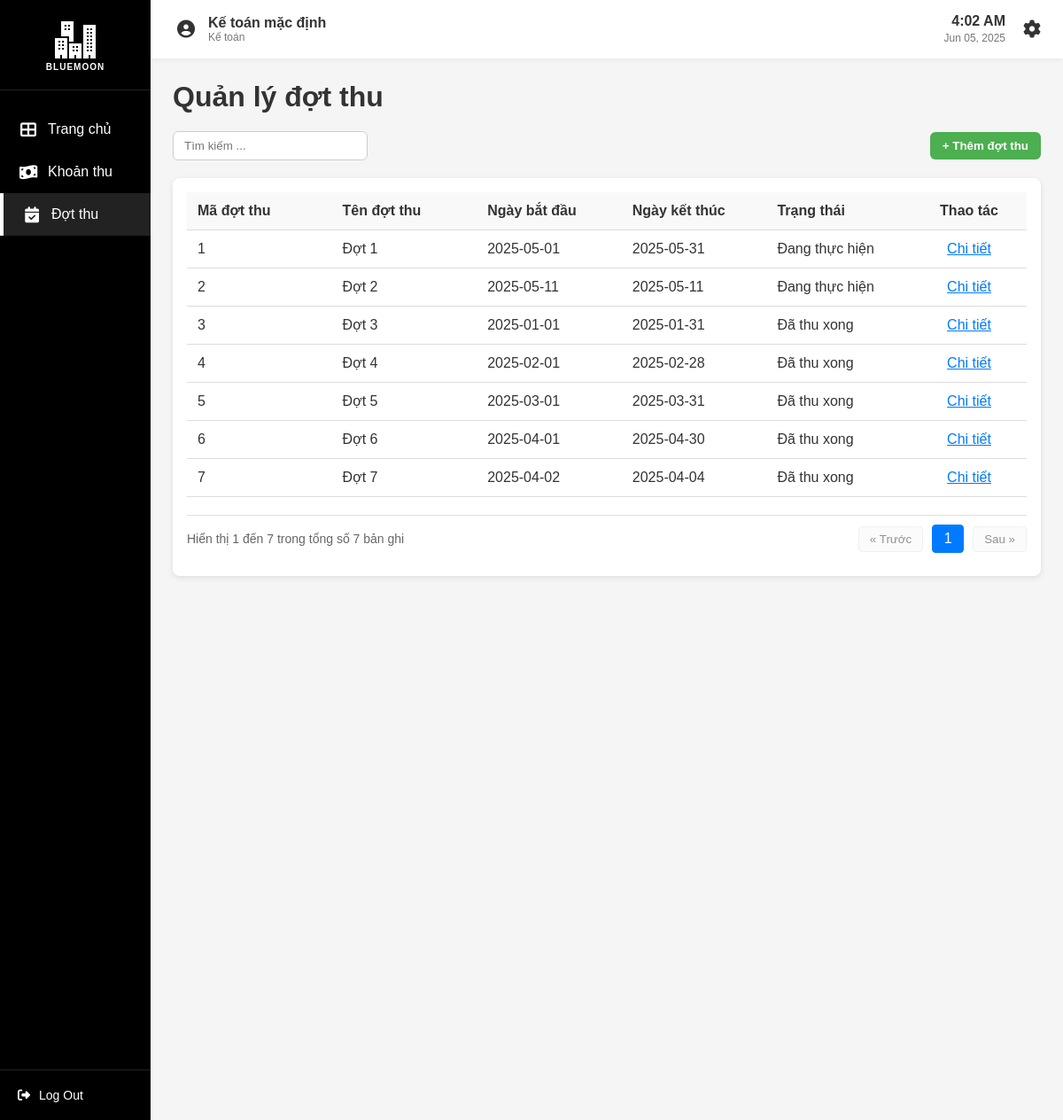
/dotthu (signed in), run on the app's committed database.
### app/model.py (models this page shows, shortened)
class TaiKhoan(db.Model, UserMixin):
    __tablename__ = 'taikhoan'
    id = db.Column(db.Integer, primary_key=True)
    username = db.Column(db.String(50), unique=True, nullable=False)
    password = db.Column(db.String(100), nullable=False)
    vaiTro = db.Column(db.String(50))
    hoTen = db.Column(db.String(100))
    nopphis = db.relationship('NopPhi', backref='taikhoan', lazy=True)

class DotThu(db.Model):
    __tablename__ = 'dotthu'
    maDotThu = db.Column(db.Integer, primary_key=True)
    tenDotThu = db.Column(db.String(100), nullable=False)
    ngayBatDau = db.Column(db.Date)
    ngayKetThuc = db.Column(db.Date)
    trangThai = db.Column(db.String(50))
    khoanthu_has_dotthus = db.relationship('KhoanThu_Has_DotThu', backref='dotthu', lazy=True)

### app/routes/thuphi_routes.py (the view)
@tp.route('/dotthu', methods=['GET'])
@login_required
def dotthu():
    dotthus = DotThuService.get_all_dotthus()
    return render_template('dotthu.html', dotthus=dotthus)

### app/services/thuphi_service.py (called while the page is built)
    @staticmethod
    def get_all_dotthus():
        return DotThu.query.all()

### app/templates/dotthu.html (shortened to what this page needs)
{% extends "base.html" %}
{% block extra_css %}
<link rel="stylesheet" href="/static/css/dotthu.css">
{% endblock %}
{% block content %}
<div class="container">
    <h1>Quản lý đợt thu</h1>
    <div class="search-container">
        <input type="text" id="searchInput" class="search-box" placeholder="Tìm kiếm ...">
        <button class="add-button" onclick="openAddModal()">+ Thêm đợt thu</button>
    </div>
    <div class="card">
        <table class="account-table">
            <thead>
                <tr>
                    <th>Mã đợt thu</th>
                    <th>Tên đợt thu</th>
                    <th>Ngày bắt đầu</th>
                    <th>Ngày kết thúc</th>
                    <th>Trạng thái</th>
                    <th class="action-column">Thao tác</th>
                </tr>
            </thead>
            <tbody id="dotthu-table-body">
                {% for dotthu in dotthus %}
                <tr class="dotthu-row" data-index="{{ loop.index0 }}">
                    <td>{{ dotthu.maDotThu }}</td>
                    <td>{{ dotthu.tenDotThu }}</td>
                    <td>{{ dotthu.ngayBatDau }}</td>
                    <td>{{ dotthu.ngayKetThuc }}</td>
                    <td>{{ dotthu.trangThai }}</td>
                    <td class="action-column">
                        <a href="{{ url_for('tp.dotthu_chitiet', maDotThu=dotthu.maDotThu) }}" class="action-button">
                            Chi tiết
                        </a>
                    </td>
                </tr>
                {% endfor %}
            </tbody>
        </table>
        <div class="pagination-container">
            <div class="pagination-info">
                Hiển thị <span id="start-record">1</span> đến <span id="end-record">10</span> trong tổng số <span id="total-records">{{ dotthus|length }}</span> bản ghi
            </div>
            <div class="pagination-controls">
                <button id="prev-page" class="pagination-button" disabled>&laquo; Trước</button>
                <div id="page-numbers" class="page-numbers">
                </div>
                <button id="next-page" class="pagination-button">Sau &raquo;</button>
            </div>
        </div>
    </div>
</div>
{% endblock %}

### app/templates/base.html (shortened to what this page needs)
<!DOCTYPE html>
<html lang="en">
<head>
    <link rel="stylesheet" href="/static/css/base.css">
    <link rel="stylesheet" href="https://cdnjs.cloudflare.com/ajax/libs/font-awesome/6.4.0/css/all.min.css">
    {% block extra_css %}{% endblock %}
</head>
<body>
    <div class="container">
        <div class="sidebar">
            <div class="logo">
                <img src="/static/images/apartment_white.png" alt="BlueMoon">
                <div class="logo-text"><span class="library-text">BLUEMOON</span></div>
            </div>
            <nav class="sidebar-menu">
                <ul>
                    <li>
                        <a href="{{ url_for('auth.home') }}" class="menu-item {% if request.endpoint == 'auth.home' %}active{% endif %}">
                            <i class="fas fa-th-large"></i>
                            <span>Trang chủ</span>
                        </a>
                    </li>
                    {% if current_user.vaiTro == 'admin' %}
                        <li>
                            <a href="{{ url_for('user.taikhoan') }}" class="menu-item {% if request.endpoint == 'user.taikhoan' %}active{% endif %}">
                                <i class="fas fa-user"></i>
                                <span>Tài khoản</span>
                            </a>
                        </li>
                        <li>
                            <a href="{{ url_for('hk.hokhau') }}" class="menu-item {% if request.endpoint == 'hk.hokhau' %}active{% endif %}">
                                <i class="fas fa-house"></i>
                                <span>Hộ khẩu</span>
                            </a>
                        </li>
                        <li>
                            <a href="{{ url_for('hk.tamtrutamvang') }}" class="menu-item {% if request.endpoint == 'hk.tamtrutamvang' %}active{% endif %}">
                                <i class="fas fa-user-clock"></i>
                                <span>Tạm trú/vắng</span>
                            </a>
                        </li>
                        <li>
                            <a href="{{ url_for('hk.lichsuhokhau') }}" class="menu-item {% if request.endpoint == 'hk.lichsuhokhau' %}active{% endif %}">
                                <i class="fas fa-history"></i>
                                <span>Lịch sử</span>
                            </a>
                        </li>
                    {% elif current_user.vaiTro == 'Kế toán' %}
                        <li>
                            <a href="{{ url_for('tp.khoanthu') }}" class="menu-item {% if request.endpoint == 'tp.khoanthu' %}active{% endif %}">
                                <i class="fas fa-money-bill-wave"></i>
                                <span>Khoản thu</span>
                            </a>
                        </li>
                        <li>
                            <a href="{{ url_for('tp.dotthu') }}" class="menu-item {% if request.endpoint == 'tp.khoanthu' %}active{% endif %}">
                                <i class="fas fa-calendar-check"></i>
                                <span>Đợt thu</span>
                            </a>
                        </li>
                    {% endif %}
                </ul>
            </nav>
            <div class="sidebar-footer">
                <a href="{{ url_for('auth.logout') }}" class="logout-btn">
                    <i class="fas fa-sign-out-alt"></i>
                    <span>Log Out</span>
                </a>
            </div>
        </div>
        <div class="main-content">
            <header class="top-header">
                <div class="user-info">
                    <div class="user-avatar">
                        <i class="fas fa-user-circle"></i>
                    </div>
                    <div class="user-details">
                        <div class="user-name">{{ current_user.hoTen if current_user else 'KháchKhách' }}</div>
                        <div class="user-role">{{ current_user.vaiTro if current_user else '' }}</div>
                    </div>
                </div>
                <div class="header-right">
                    <div class="datetime">
                        <span class="time">{{ current_time }}</span>
                        <span class="date">{{ current_date }}</span>
                    </div>
                    <div class="settings">
                        <a href="#">
                            <i class="fas fa-cog"></i>
                        </a>
                    </div>
                </div>
            </header>
            <div class="content">
                {% block content %}{% endblock %}
            </div>
        </div>
    </div>
</body>
</html>

### app/static/css/base.css (style rules this page uses)
* { margin: 0; padding: 0; box-sizing: border-box; font-family: 'Arial', sans-serif; }
body { background-color: #f5f5f5; color: #333; }
.container { display: flex; height: 100vh; width: 100%; }
.sidebar { width: 170px; height: 100vh; background-color: #000; color: white; display: flex; flex-direction: column; position: fixed; left: 0; top: 0; }
.logo { padding: 20px 15px; border-bottom: 1px solid #222; display: flex; flex-direction: column; align-items: center; text-align: center; }
.logo img { width: 50px; margin-bottom: 5px; }
.logo-text { font-size: 18px; font-weight: bold; color: white; display: block; }
.library-text { font-size: 10px; display: block; margin-top: -5px; text-transform: uppercase; letter-spacing: 1px; }
.sidebar-menu { flex-grow: 1; padding-top: 20px; }
.sidebar-menu ul { list-style: none; }
.menu-item { display: flex; align-items: center; padding: 15px 20px; color: white; text-decoration: none; transition: all 0.3s; }
.menu-item:hover, .menu-item.active { background-color: #222; border-left: 4px solid #fff; }
.menu-item i { margin-right: 10px; font-size: 18px; width: 24px; text-align: center; }
.sidebar-footer { padding: 20px; border-top: 1px solid #222; }
.logout-btn { display: flex; align-items: center; color: white; text-decoration: none; font-size: 14px; }
.logout-btn i { margin-right: 10px; }
.main-content { flex-grow: 1; margin-left: 170px; width: calc(100% - 170px); overflow-y: auto; }
.top-header { background-color: #fff; padding: 15px 25px; display: flex; justify-content: space-between; align-items: center; box-shadow: 0 2px 5px rgba(0,0,0,0.05); }
.user-info { display: flex; align-items: center; }
.user-avatar { width: 30px; height: 30px; border-radius: 50%; margin-right: 10px; display: flex; align-items: center; justify-content: center; color: #333; font-size: 20px; }
.user-details { display: flex; flex-direction: column; }
.user-name { font-weight: bold; font-size: 16px; }
.user-role { font-size: 12px; color: #777; }
.header-right { display: flex; align-items: center; }
.datetime { margin-right: 20px; text-align: right; }
.time { font-weight: bold; font-size: 16px; display: block; }
.date { font-size: 12px; color: #777; }
.settings i { font-size: 20px; color: #333; }
.content { padding: 25px; }

### app/static/css/dotthu.css (style rules this page uses)
.search-container { margin-top: 20px; display: flex; gap: 10px; align-items: center; }
.search-box { padding: 8px 12px; width: 220px; border: 1px solid #ccc; border-radius: 6px; }
.add-button { margin-left: auto; background-color: #4CAF50; color: white; padding: 8px 14px; border: none; border-radius: 6px; cursor: pointer; font-weight: bold; }
.card { width: 100%; background-color: #fff; padding: 16px; border-radius: 8px; box-shadow: 0 2px 6px rgba(0,0,0,0.1); margin-top: 20px; }
.account-table { width: 100%; border-collapse: collapse; table-layout: fixed; }
.account-table th, .account-table td { padding: 12px; border-bottom: 1px solid #ddd; text-align: left; white-space: nowrap; overflow: hidden; text-overflow: ellipsis; }
.account-table th { background-color: #f9f9f9; font-weight: 600; }
.account-table th.action-column, .account-table td.action-column { width: 130px; text-align: center; }
.action-column { text-align: center; width: 80px; gap: 4px; }
.action-button { background: none; border: none; cursor: pointer; font-size: 16px; color: #007bff; }
.container { display: flex; flex-direction: column; height: 100vh; width: 100%; }
.pagination-container { display: flex; justify-content: space-between; align-items: center; margin-top: 20px; padding: 10px 0; border-top: 1px solid #e0e0e0; }
.pagination-info { font-size: 14px; color: #666; }
.pagination-controls { display: flex; align-items: center; gap: 10px; }
.pagination-button { padding: 6px 12px; background-color: #f8f9fa; border: 1px solid #dee2e6; border-radius: 4px; cursor: pointer; color: #212529; transition: background-color 0.2s; }
.pagination-button:disabled { opacity: 0.5; cursor: not-allowed; }
.page-numbers { display: flex; gap: 5px; }
.dotthu-row { display: none; }
.dotthu-row.visible { display: table-row; }

### data on the page
TaiKhoan: hoTen "Kế toán mặc định", vaiTro "Kế toán"
DotThu: maDotThu "1", tenDotThu "Đợt 1", ngayBatDau "2025-05-01", ngayKetThuc "2025-05-31", trangThai "Đang thực hiện"
DotThu: maDotThu "2", tenDotThu "Đợt 2", ngayBatDau "2025-05-11", ngayKetThuc "2025-05-11", trangThai "Đang thực hiện"
DotThu: maDotThu "3", tenDotThu "Đợt 3", ngayBatDau "2025-01-01", ngayKetThuc "2025-01-31", trangThai "Đã thu xong"
DotThu: maDotThu "4", tenDotThu "Đợt 4", ngayBatDau "2025-02-01", ngayKetThuc "2025-02-28", trangThai "Đã thu xong"
DotThu: maDotThu "5", tenDotThu "Đợt 5", ngayBatDau "2025-03-01", ngayKetThuc "2025-03-31", trangThai "Đã thu xong"
DotThu: maDotThu "6", tenDotThu "Đợt 6", ngayBatDau "2025-04-01", ngayKetThuc "2025-04-30", trangThai "Đã thu xong"
DotThu: maDotThu "7", tenDotThu "Đợt 7", ngayBatDau "2025-04-02", ngayKetThuc "2025-04-04", trangThai "Đã thu xong"

### other printed values
{{ dotthus|length }} "7"
